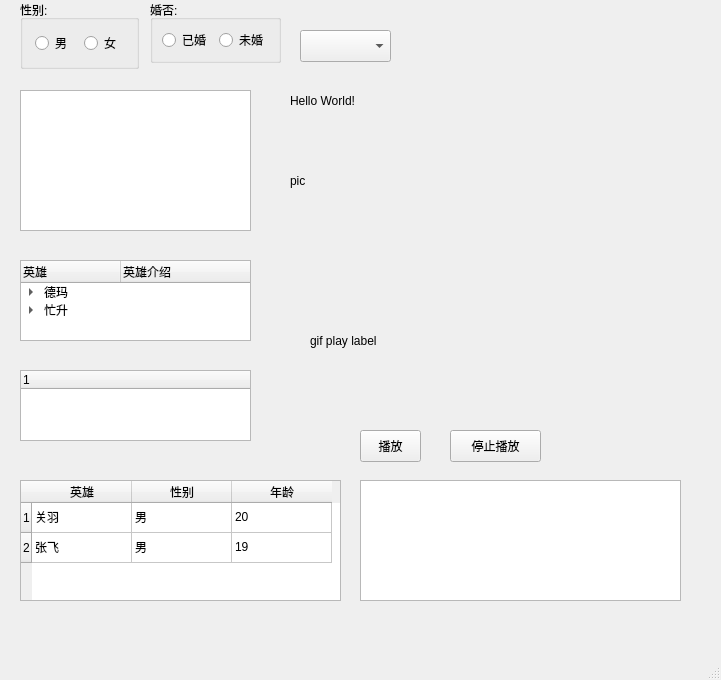
<?xml version="1.0" encoding="UTF-8"?>
<ui version="4.0">
 <class>MainWindow</class>
 <widget class="QMainWindow" name="MainWindow">
  <property name="geometry">
   <rect>
    <x>0</x>
    <y>0</y>
    <width>721</width>
    <height>680</height>
   </rect>
  </property>
  <property name="windowTitle">
   <string>MainWindow</string>
  </property>
  <widget class="QWidget" name="centralwidget">
   <widget class="QListWidget" name="listWidget">
    <property name="geometry">
     <rect>
      <x>20</x>
      <y>90</y>
      <width>231</width>
      <height>141</height>
     </rect>
    </property>
   </widget>
   <widget class="QTreeWidget" name="treeWidgetUI">
    <property name="geometry">
     <rect>
      <x>20</x>
      <y>260</y>
      <width>231</width>
      <height>81</height>
     </rect>
    </property>
    <column>
     <property name="text">
      <string>英雄</string>
     </property>
    </column>
    <column>
     <property name="text">
      <string>英雄介绍</string>
     </property>
    </column>
    <item>
     <property name="text">
      <string>德玛</string>
     </property>
     <property name="text">
      <string/>
     </property>
     <item>
      <property name="text">
       <string>上单</string>
      </property>
      <property name="text">
       <string>攻击防厚</string>
      </property>
     </item>
    </item>
    <item>
     <property name="text">
      <string>忙升</string>
     </property>
     <item>
      <property name="text">
       <string>打野</string>
      </property>
      <property name="text">
       <string>战士宫高</string>
      </property>
     </item>
    </item>
   </widget>
   <widget class="QGroupBox" name="groupBoxMarry">
    <property name="geometry">
     <rect>
      <x>150</x>
      <y>0</y>
      <width>131</width>
      <height>63</height>
     </rect>
    </property>
    <property name="title">
     <string>婚否:</string>
    </property>
    <layout class="QHBoxLayout" name="horizontalLayout_2">
     <item>
      <widget class="QRadioButton" name="btnYh">
       <property name="text">
        <string>已婚</string>
       </property>
      </widget>
     </item>
     <item>
      <widget class="QRadioButton" name="btnWh">
       <property name="text">
        <string>未婚</string>
       </property>
      </widget>
     </item>
    </layout>
   </widget>
   <widget class="QGroupBox" name="groupBoxSex">
    <property name="geometry">
     <rect>
      <x>20</x>
      <y>0</y>
      <width>119</width>
      <height>69</height>
     </rect>
    </property>
    <property name="title">
     <string>性别:</string>
    </property>
    <widget class="QRadioButton" name="btnFemale">
     <property name="geometry">
      <rect>
       <x>64</x>
       <y>33</y>
       <width>39</width>
       <height>20</height>
      </rect>
     </property>
     <property name="text">
      <string>女</string>
     </property>
    </widget>
    <widget class="QRadioButton" name="btnMale">
     <property name="geometry">
      <rect>
       <x>15</x>
       <y>33</y>
       <width>39</width>
       <height>20</height>
      </rect>
     </property>
     <property name="text">
      <string>男</string>
     </property>
    </widget>
   </widget>
   <widget class="QTreeWidget" name="treeWidgetCode">
    <property name="geometry">
     <rect>
      <x>20</x>
      <y>370</y>
      <width>231</width>
      <height>71</height>
     </rect>
    </property>
   </widget>
   <widget class="QTableWidget" name="tableWidgetUi">
    <property name="geometry">
     <rect>
      <x>20</x>
      <y>480</y>
      <width>321</width>
      <height>121</height>
     </rect>
    </property>
    <row>
     <property name="text">
      <string>1</string>
     </property>
    </row>
    <row>
     <property name="text">
      <string>2</string>
     </property>
    </row>
    <column>
     <property name="text">
      <string>英雄</string>
     </property>
    </column>
    <column>
     <property name="text">
      <string>性别</string>
     </property>
    </column>
    <column>
     <property name="text">
      <string>年龄</string>
     </property>
    </column>
    <item row="0" column="0">
     <property name="text">
      <string>关羽</string>
     </property>
    </item>
    <item row="0" column="1">
     <property name="text">
      <string>男</string>
     </property>
    </item>
    <item row="0" column="2">
     <property name="text">
      <string>20</string>
     </property>
    </item>
    <item row="1" column="0">
     <property name="text">
      <string>张飞</string>
     </property>
    </item>
    <item row="1" column="1">
     <property name="text">
      <string>男</string>
     </property>
    </item>
    <item row="1" column="2">
     <property name="text">
      <string>19</string>
     </property>
    </item>
   </widget>
   <widget class="QTableWidget" name="tableWidgetCode">
    <property name="geometry">
     <rect>
      <x>360</x>
      <y>480</y>
      <width>321</width>
      <height>121</height>
     </rect>
    </property>
   </widget>
   <widget class="QComboBox" name="comboBox">
    <property name="geometry">
     <rect>
      <x>300</x>
      <y>30</y>
      <width>91</width>
      <height>32</height>
     </rect>
    </property>
   </widget>
   <widget class="QLabel" name="label">
    <property name="geometry">
     <rect>
      <x>290</x>
      <y>90</y>
      <width>91</width>
      <height>21</height>
     </rect>
    </property>
    <property name="text">
     <string>Hello World!</string>
    </property>
   </widget>
   <widget class="QLabel" name="label_pic">
    <property name="geometry">
     <rect>
      <x>290</x>
      <y>130</y>
      <width>281</width>
      <height>101</height>
     </rect>
    </property>
    <property name="text">
     <string>pic</string>
    </property>
   </widget>
   <widget class="QLabel" name="label_movie">
    <property name="geometry">
     <rect>
      <x>310</x>
      <y>260</y>
      <width>351</width>
      <height>161</height>
     </rect>
    </property>
    <property name="text">
     <string>gif play label</string>
    </property>
   </widget>
   <widget class="QPushButton" name="pushButton_paly">
    <property name="geometry">
     <rect>
      <x>360</x>
      <y>430</y>
      <width>61</width>
      <height>32</height>
     </rect>
    </property>
    <property name="text">
     <string>播放</string>
    </property>
   </widget>
   <widget class="QPushButton" name="pushButton_stop">
    <property name="geometry">
     <rect>
      <x>450</x>
      <y>430</y>
      <width>91</width>
      <height>32</height>
     </rect>
    </property>
    <property name="text">
     <string>停止播放</string>
    </property>
   </widget>
   <widget class="MyWidget" name="widget" native="true">
    <property name="geometry">
     <rect>
      <x>410</x>
      <y>-10</y>
      <width>298</width>
      <height>82</height>
     </rect>
    </property>
   </widget>
  </widget>
  <widget class="QMenuBar" name="menubar">
   <property name="geometry">
    <rect>
     <x>0</x>
     <y>0</y>
     <width>721</width>
     <height>22</height>
    </rect>
   </property>
  </widget>
  <widget class="QStatusBar" name="statusbar"/>
 </widget>
 <customwidgets>
  <customwidget>
   <class>MyWidget</class>
   <extends>QWidget</extends>
   <header location="global">mywidget.h</header>
   <container>1</container>
  </customwidget>
 </customwidgets>
 <tabstops>
  <tabstop>listWidget</tabstop>
  <tabstop>btnMale</tabstop>
  <tabstop>btnFemale</tabstop>
  <tabstop>treeWidgetUI</tabstop>
 </tabstops>
 <resources/>
 <connections/>
</ui>
